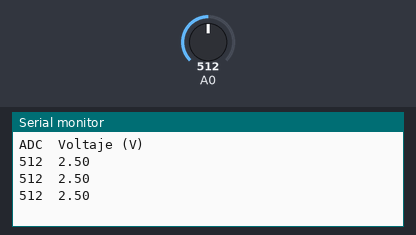
A sketch run on a simulated Arduino Uno, built with avr-gcc and run on an emulated ATmega328P. Parts: the last lines printed to the serial monitor. Inputs (shaded band) come from the test bench; at power-on: A0 = 512.

Above: at 1.3 s.
1.4 s: A0 set to 716
At 1.9 s:
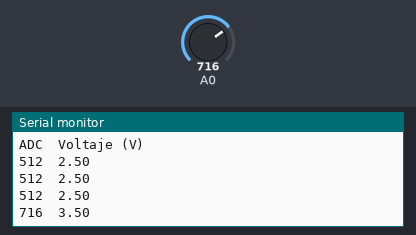
2.9 s: A0 set to 900
At 3.4 s:
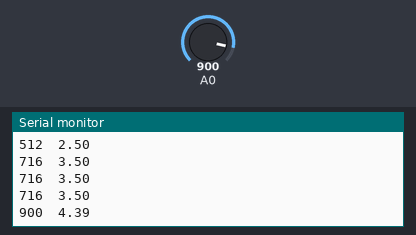
Timing chart, 0 to 5.9 s (numbered marks = the images above; inputs shaded):
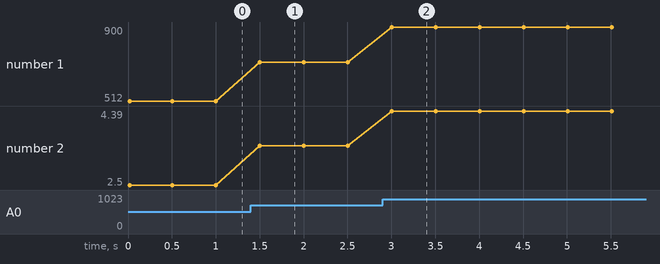

The sketch:

SE_AL_ANALOGICA_POTENCIOMETRO.ino
```cpp
/*
 * Autor: Calle Condori Rodrigo
 * ----Curso Arduino básico e introducción a la comunicación Arduino-Matlab----
 * Organizado por la SCEIEIE
 * El siguiente programa realiza la lectura de una señal analógia y su conversion a voltaje
 */

int valor_adc;
static const int Vcc = 5; // Voltaje de referencia (5V en la mayoría de las placas Arduino)

void setup() {
  // Iniciar la comunicación serial a 9600 baudios
  Serial.begin(9600);

  // Encabezado de las columnas
  Serial.println("ADC\tVoltaje (V)"); // \t es un tabulador
}

void loop() {
  // Leer el valor del ADC (0-1023)
  valor_adc = analogRead(A0);

  // Calcular el voltaje
  float V = (valor_adc * Vcc) / 1024.0;

  // Mostrar los valores en dos columnas
  Serial.print(valor_adc);      // Mostrar el valor del ADC
  Serial.print("\t");     // Separador de columnas (tabulador)
  Serial.println(V);      // Mostrar el voltaje y saltar a la siguiente línea

  // Esperar un momento antes de la siguiente lectura
  delay(500);
}
```

Measured:
- after the input at 1.4 s, the serial monitor: prints a new line after 0.10 s (image 1)
- after the input at 2.9 s, the serial monitor: prints a new line after 0.10 s (image 2)
- plotted number 1: 512 → 716 after the input at 1.4 s, 716 → 900 after the input at 2.9 s
- plotted number 2: 2.5 → 3.5 after the input at 1.4 s, 3.5 → 4.39 after the input at 2.9 s
